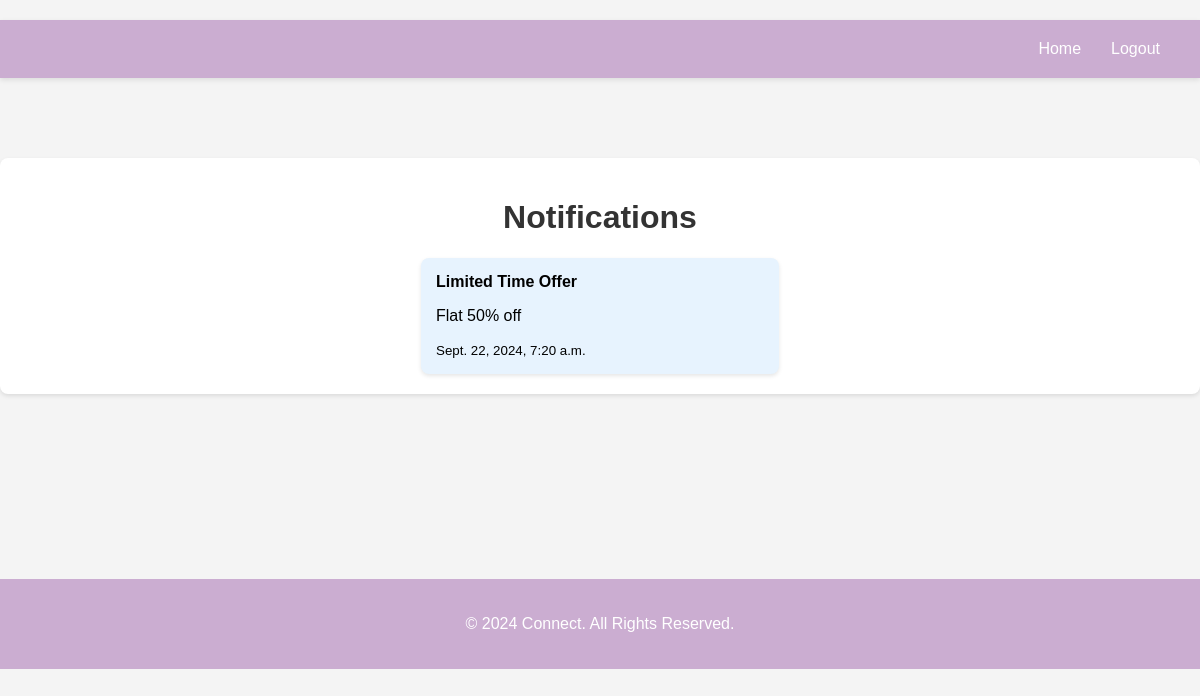
/notifications/, run on the app's committed database.
### matrimonyapp/models.py (models this page shows, shortened)
class Notification(models.Model):
    notification_id = models.AutoField(primary_key=True)
    title = models.CharField(max_length=255)  # Title of the notification
    message = models.TextField()  # Content of the notification
    date_created = models.DateTimeField(auto_now_add=True)  # Automatically set the date/time when created

### matrimonyapp/views.py (the view)
# urls.py: path('notifications/', views.view_notifications, name='view_notifications'),
def view_notifications(request):
    notifications = Notification.objects.all().order_by('-date_created')  # Adjust date field if different
    return render(request, 'notifications.html', {'notifications': notifications})

### matrimonyapp/templates/notifications.html (shortened to what this page needs)
{% load static %}
<!DOCTYPE html>
<html lang="en">
<head>
    <link rel="stylesheet" href="{% static 'css/profile1.css' %}">
    <link rel="stylesheet" href="{% static 'css/notifications.css' %}">
</head>
<header class="header-container">
    <div class="header-links">
        <a href="{% url 'index' %}" class="nav-link">
             Home
        </a>
        <a href="{% url 'logout' %}" class="nav-link">
             Logout
        </a>
    </div>
</header>
<body>
    <div class="container">
        <h1>Notifications</h1>
        <div class="notifications-container">
            {% for notification in notifications %}
                <div class="notification-card">
                    <strong>{{ notification.title }}</strong>
                    <p>{{ notification.message }}</p>
                    <small>{{ notification.date_created }}</small>
                </div>
            {% empty %}
                <div class="notification-card empty">
                    No notifications available.
                </div>
            {% endfor %}
        </div>
    </div>
    <footer class="footer-container">
        <p>&copy; 2024 Connect. All Rights Reserved.</p>
    </footer>
</body>
</html>

### matrimonyapp/static/css/profile1.css (style rules this page uses)
body { font-family: 'Cursive', cursive; margin: 0; padding: 0; background-color: #f4f4f4; }
.header-container { display: flex; justify-content: space-between; align-items: center; padding: 20px 40px; background-color: #cbadd1; color: #ffffff; box-shadow: 0 2px 5px rgba(0, 0, 0, 0.1); }
.header-links { display: flex; gap: 30px; }
.header-links a { color: #ffffff; text-decoration: none; font-size: 16px; font-weight: 500; transition: color 0.3s; }
.footer-container { background-color: #cbadd1; padding: 20px; text-align: center; color: #ffffff; margin-top: 185px; }

### matrimonyapp/static/css/notifications.css (style rules this page uses)
body { font-family: Arial, sans-serif; background-color: #f4f4f4; margin: 0; padding: 20px 0; }
.container { max-width: 1200px; margin: 80px auto 40px; padding: 20px; background-color: #fff; border-radius: 8px; box-shadow: 0 2px 4px rgba(0, 0, 0, 0.1); }
h1 { text-align: center; color: #333; }
.notifications-container { display: flex; flex-wrap: wrap; justify-content: center; gap: 20px; }
.notification-card { background-color: #e7f3fe; border-radius: 8px; padding: 15px; width: calc(30% - 20px); box-shadow: 0 2px 4px rgba(0, 0, 0, 0.1); transition: transform 0.3s; }

### data on the page
Notification: title "Limited Time Offer", message "Flat 50% off", date_created "Sept. 22, 2024, 7:20 a.m."
